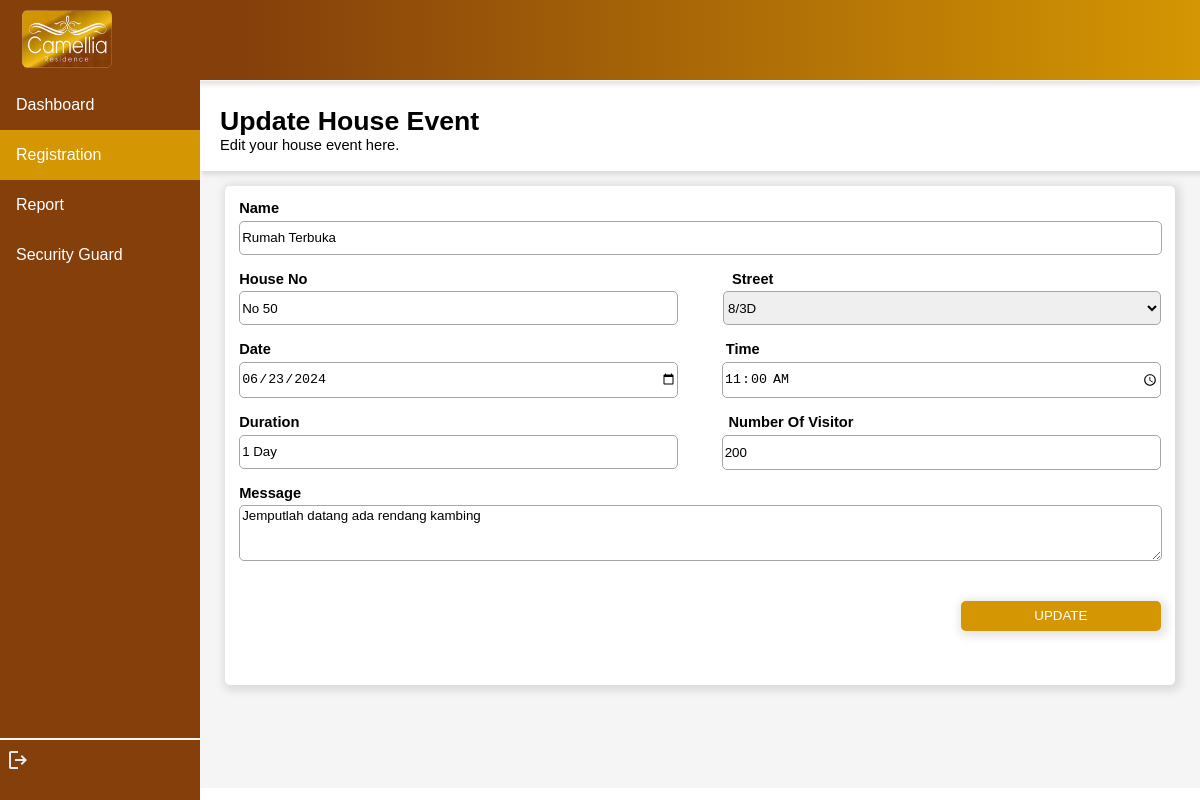
Screenshot of /camelliaresidence/residentregistration/updateevent/RES50-001/7 with the database file from the repository.
### residentialvisitor/models.py (models this page shows)
class Event(models.Model):
    eventName = models.TextField(max_length=255)
    houseNo = models.CharField(max_length=6)
    street = models.CharField(max_length=30)
    address = models.CharField(max_length=255)
    date = models.DateField()
    time = models.TimeField()
    duration = models.CharField(max_length=5) #days example : 1 day, 3 days, 7 days
    numOfVisitor = models.IntegerField()
    message = models.TextField(max_length=255, null=True)
    resID = models.ForeignKey(Resident, on_delete=models.CASCADE, null=True)

### residentialvisitor/views.py (the view, shortened to what this page needs)
# urls.py: path('residentregistration/updateevent/<str:resID>/<str:id>', views.update_event, name='update_event'),
def update_event(request, resID, id):
    if request.method == "GET":
        myresident = Resident.objects.get(resID=resID)
        myevent = Event.objects.get(id=id)
        dict = {
            'myresident':myresident,
            'myevent':myevent,
        }
        return render(request, 'residentupdate_event.html', dict)

### residentialvisitor/templates/residentupdate_event.html (shortened to what this page needs)
<!DOCTYPE html>
<html lang="en">
<head>
</head>
<body>
    {% load static %}
    <header>
        <img src="{% static 'logo.png' %}" alt="" width="90px" height="58px" style="float: left; margin-left: 1%;">
    </header>
    <div class="sidenav">
        <a href="{% url 'resident_dashboard' myresident.resID %}" id="page">Dashboard</a>
        <a href="{% url 'resident_registration' myresident.resID %}" class="active" id="page">Registration</a>
        <a href="{% url 'resident_report' myresident.resID %}" id="page">Report</a>
        <a href="{% url 'resident_guard' myresident.resID %}" id="page">Security Guard</a>
        <br>
        <hr>
        <a href="{% url 'resident_login' %}" style="margin-left: 3%;"><svg xmlns="http://www.w3.org/2000/svg" height="24px" viewBox="0 -960 960 960" width="24px" fill="#e8eaed"><path d="M200-120q-33 0-56.5-23.5T120-200v-560q0-33 23.5-56.5T200-840h280v80H200v560h280v80H200Zm440-160-55-58 102-102H360v-80h327L585-622l55-58 200 200-200 200Z"/></svg></a>
    </div>
    <div class="content">
        <div id="title">
            <p><span style="font-size: 20pt; font-weight: bold;">Update House Event <br></span>Edit your house event here.</p>
        </div>
        <div style="margin: 1%; justify-content: center; height: max-content;">
            <div class="info" style="height: 480px;">
                <form action="" method="post" style="font-weight: bold; padding: 0.5%;">
                    Name <br><input type="text" name="eventName" required style="width: 99.5%;" value="{{myevent.eventName}}"><br><br>
                    <span style="margin-right: 45.6%;">House No</span> Street <br>
                    <input type="text" name="houseNo" required style="width: 47%; margin-right: 3.85%;" value="{{myevent.houseNo}}" >
                    <select name="street" required style="width: 47.5%; float: right; height: 34px;">
                        <option value="{{myevent.street}}">{{myevent.street}}</option>
                    </select><br><br>
                    <span style="margin-right: 48.9%;">Date </span> Time <br>
                    <input type="date" name="date" required style="width: 47.3%; margin-right: 3.85%; height: 34px;" value="{{myevent.date|date:'Y-m-d'}}">
                    <input type="time" name="time" required style="width: 47.3%; float: right; height: 34px;" value="{{myevent.time|date:'H:i'}}"><br><br>
                    <span style="margin-right: 46.1%;">Duration</span> Number Of Visitor <br>
                    <input type="text" name="duration" required style="width: 47%; margin-right: 3.85%;" value="{{myevent.duration}}">
                    <input type="number" name="numOfVisitor" required style="width: 47%; float: right; height: 31px;" value="{{myevent.numOfVisitor}}"><br><br>
                    Message <br>
                    <textarea name="message" style="height: 50px; width: 99.5%; font-family: Verdana, Geneva, Tahoma, sans-serif;">{{myevent.message}}</textarea><br><br><br>
                    <input type="submit" value="UPDATE" id="submitbut">
                </form>
        </div>
    </div>
</body>
</html>

### residentialvisitor/templates/residentupdate_event.html (style rules this page uses)
body { margin: 0%; top: 0; font-family: Verdana, Geneva, Tahoma, sans-serif; }
header { background-image: linear-gradient(270deg, rgba(212, 150, 3, 1) 0%, rgba(132, 63, 11, 1) 80%); height: 70px; border-bottom: 1px solid whitesmoke; padding-top: 10px; padding-left: 10px; top: 0; position: sticky; background-color: white; box-shadow: 2px 4px 4px rgba(0, 0, 0, 0.1); }
.sidenav { height: 100%; width: 200px; position: fixed; z-index: 1; top: 80px; left: 0; background-color: #843F0B; overflow-x: hidden; }
.sidenav #page { display: block; color: white; padding: 16px; text-decoration: none; }
.sidenav #page.active { background-color: #d49603; color: white; }
div.content { margin-left: 200px; height: 707px; background-color: whitesmoke; font-size: 11pt; }
#title { background-color: white; box-shadow: 2px 4px 4px rgba(0, 0, 0, 0.1); height: 80px; padding-left: 2%; padding-top: 1%; }
.info { background-color: white; box-shadow: 2px 2px 8px 4px rgba(0, 0, 0, 0.1); border-radius: 5px; padding: 1%; margin: 1.5%; }
hr { border: 0.5px solid whitesmoke; margin-top: 440px; }
input,textarea,select:hover { cursor: pointer; }
input,textarea,select { height: 30px; border-radius: 5px; border: 1px solid #a6a6a6; margin-top: 0.5%; }
#submitbut { float: right; width: 200px; height: 30px; border-radius: 5px; box-shadow: 2px 2px 8px 4px rgba(0, 0, 0, 0.1); border: 0; background-color: #d49603; color: white; }

### rows the page displays
Event: eventName "Rumah Terbuka", houseNo "No 50", street "8/3D", date "06/23/2024", time "11:00", duration "1 Day", numOfVisitor "200", message "Jemputlah datang ada rendang kambing"
